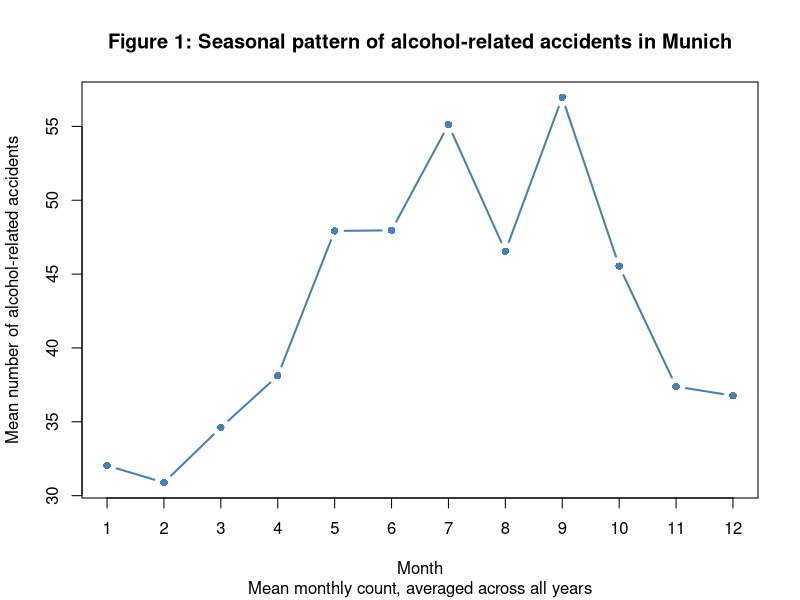

The R script that drew this image: (Note: this script raises an error after producing the figure.)
library(dplyr)

clean <- read.csv("../data/clean_data.csv", encoding = "UTF-8")

alkohol <- clean %>%
  filter(monatszahl == "Alkoholunfälle", auspraegung == "insgesamt") %>%
  select(jahr, monat, alkohol_wert = wert)

gesamt <- clean %>%
  filter(monatszahl == "Verkehrsunfälle", auspraegung == "insgesamt") %>%
  select(jahr, monat, gesamt_wert = wert)

merged <- inner_join(alkohol, gesamt, by = c("jahr", "monat")) %>%
  mutate(share_pct = 100 * alkohol_wert / gesamt_wert)

# Figure 1: seasonal pattern of mean alcohol-related accidents by calendar month
fig1_data <- merged %>%
  group_by(monat) %>%
  summarise(mean_alkohol = mean(alkohol_wert), .groups = "drop")

png("../outputs/figures/figure1_alcohol_seasonality.png", width = 1050, height = 675, res = 150)
plot(
  fig1_data$monat, fig1_data$mean_alkohol,
  type = "b", pch = 16, col = "steelblue", lwd = 2,
  xaxt = "n", xlab = "Month", ylab = "Mean number of alcohol-related accidents",
  main = "Figure 1: Seasonal pattern of alcohol-related accidents in Munich",
  sub = "Mean monthly count, averaged across all years"
)
axis(1, at = 1:12)
dev.off()

# Table 1: monthly average share (%) of alcohol-related accidents
table1 <- merged %>%
  group_by(monat) %>%
  summarise(
    mean_alkohol_unfaelle = round(mean(alkohol_wert), 1),
    mean_gesamt_unfaelle  = round(mean(gesamt_wert), 1),
    mean_share_pct        = round(mean(share_pct), 2),
    .groups = "drop"
  )

write.csv(table1, "../outputs/tables/table1_alcohol_share.csv", row.names = FALSE)

cat("Figure 1 saved to outputs/figures/figure1_alcohol_seasonality.png\n")
cat("Table 1:\n")
print(table1)
